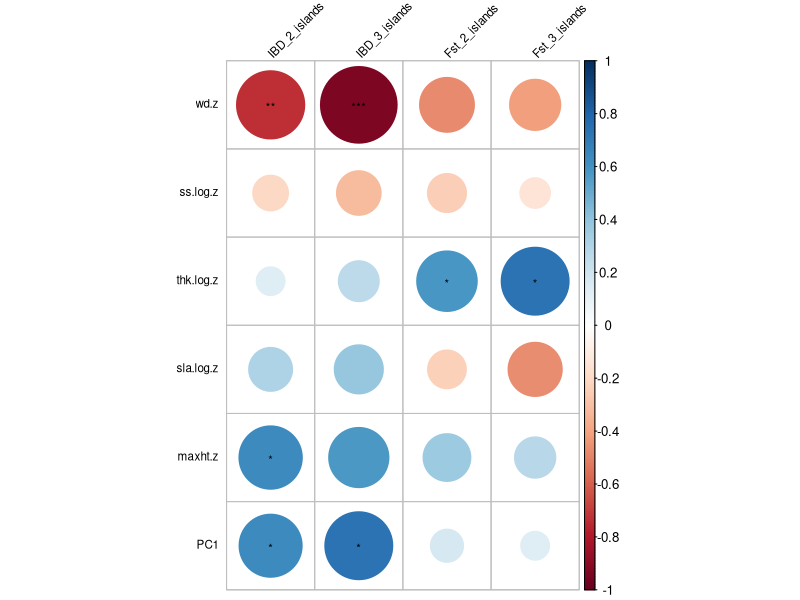
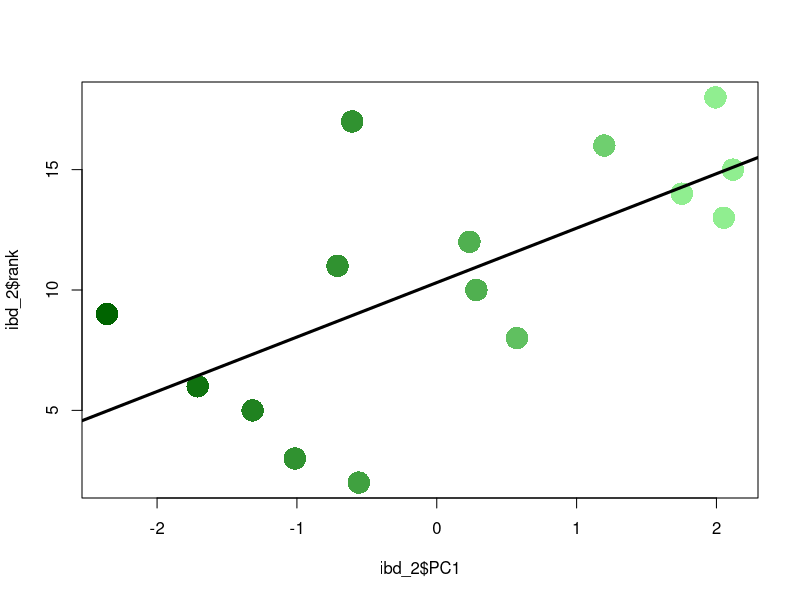
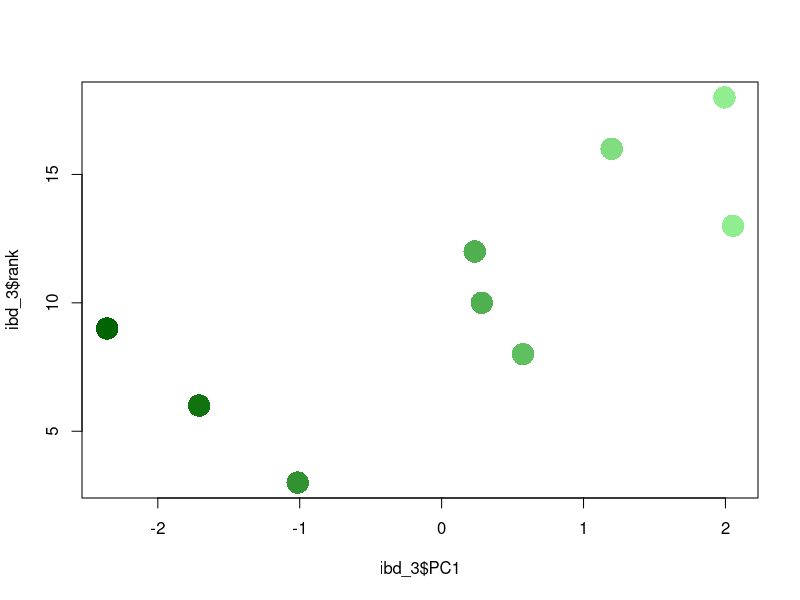

These charts were generated, in order, by the following R code: (Note: this script raises an error after producing the figures.)
library(corrplot)        

#### IBD versus traits ####
#load files
ibd<-read.csv("Data/IBD_acorss_islands.csv")
traits<-read.csv("Data/Original_trait_values.csv")
traits$thk.log.z[is.na(traits$thk.log.z)] <- 0

#rank IBD slope
ibd$rank<-rank(ibd$Slope)

#merge trait data to to IBD
ibd<-merge(ibd,traits,by='sp_code')

# ---------------------------------------------------------------------------
# Subset the data to keep only sites/populations with more than 1 or more
# than 2 islands, respectively. 
# ---------------------------------------------------------------------------
pops<-read.csv("Data/PopGen_stats_islands.csv")
n_islands <- aggregate(Island ~ sp_code,
          data = pops,
          FUN = function(x) length(unique(x)))
ibd$N_Islands <- n_islands$Island[match(ibd$sp_code,n_islands$sp_code)]
ibd$N_Islands[is.na(ibd$N_Islands)] <- 1

ibd_2 <- ibd[ibd$N_Islands > 1, ]
ibd_3 <- ibd[ibd$N_Islands > 2, ]

# ---------------------------------------------------------------------------
# Spearman correlations between Slope_maf and columns 24:30, using ibd_2
# (N_Islands > 1). For each column i, store the correlation estimate (rho)
# and p-value in vectors indexed by k.
# ---------------------------------------------------------------------------
slope_p.value_2 <- NULL
slope_estimate_2 <- NULL
k <- 1
  
for (i in c(17:22)) { #"ss.log.z","thk.log.z","sla.log.z","maxht.z","wd.z","PC1"
  cor <- cor.test(ibd_2$Slope, ibd_2[, i], method = 'spearman')
  slope_estimate_2[k] <- cor$estimate   # Spearman's rho
  slope_p.value_2[k] <- cor$p.value     # associated p-value
  k <- k + 1
}

# ---------------------------------------------------------------------------
# Same as above, but using ibd_3 (N_Islands > 2).
# ---------------------------------------------------------------------------
slope_p.value_3 <- NULL
slope_estimate_3 <- NULL
k <- 1
for (i in c(17:22)) {
  cor <- cor.test(ibd_3$Slope, ibd_3[, i], method = 'spearman')
  slope_estimate_3[k] <- cor$estimate
  slope_p.value_3[k] <- cor$p.value
  k <- k + 1
}

# ---------------------------------------------------------------------------
# Same procedure, but correlating Fst_maf_mean (instead of Slope_maf)
# against columns 24:30, using ibd_2 (N_Islands > 1).
# ---------------------------------------------------------------------------
Fst_p.value_2 <- NULL
Fst_estimate_2 <- NULL
k <- 1
for (i in c(17:22)) {
  cor <- cor.test(ibd_2$mean_fst, ibd_2[, i], method = 'spearman')
  Fst_estimate_2[k] <- cor$estimate
  Fst_p.value_2[k] <- cor$p.value
  k <- k + 1
}

# ---------------------------------------------------------------------------
# Same as above, but using ibd_3 (N_Islands > 2).
# ---------------------------------------------------------------------------
Fst_p.value_3 <- NULL
Fst_estimate_3 <- NULL
k <- 1
for (i in c(17:22)) {
  cor <- cor.test(ibd_3$mean_fst, ibd_3[, i], method = 'spearman')
  Fst_estimate_3[k] <- cor$estimate
  Fst_p.value_3[k] <- cor$p.value
  k <- k + 1
}

# ---------------------------------------------------------------------------
# Combine all four sets of correlation estimates (rho) into one matrix.
# Rows = the variables in columns 24:30 of ibd; columns = each
# combination of response variable (Slope_maf / Fst_maf_mean) and island
# threshold (>1 / >2).
# ---------------------------------------------------------------------------
cor_estimate <- as.matrix(cbind(slope_estimate_2, slope_estimate_3,
                                Fst_estimate_2, Fst_estimate_3))
rownames(cor_estimate) <- colnames(ibd)[c(17:22)]
colnames(cor_estimate) <- c('IBD_2_islands', 'IBD_3_islands',
                            'Fst_2_islands', 'Fst_3_islands')

# ---------------------------------------------------------------------------
# Same layout as cor_estimate, but storing the corresponding p-values
# instead of the correlation estimates.
# ---------------------------------------------------------------------------
cor_pvalues <- as.matrix(cbind(slope_p.value_2, slope_p.value_3,
                               Fst_p.value_2, Fst_p.value_3))
rownames(cor_pvalues) <- colnames(ibd)[c(17:22)]
colnames(cor_pvalues) <- c('IBD_2_islands', 'IBD_3_islands',
                           'Fst_2_islands', 'Fst_3_islands')

# ---------------------------------------------------------------------------
# Plot the correlation matrix as a corrplot, using p-values to mark
# significance.
#   - insig = 'label_sig'  -> non-significant cells are left blank/hidden,
#                              significant ones are flagged with sig symbols
#   - method = "circle"    -> circle size/color encodes correlation strength
#   - pch.cex / pch.col    -> size and color of the significance symbols
#   - addgrid.col          -> color of the grid lines between cells
#   - type = 'full'        -> display the full matrix (not just upper/lower
#                              triangle)
#   - diag = TRUE          -> include the diagonal
#   - sig.level            -> significance thresholds (0.001, 0.01, 0.05)
#                              used to determine number of sig. symbols
#   - tl.col/tl.srt/tl.cex -> text label color, rotation angle, and size
#                              for row/column labels
# ---------------------------------------------------------------------------
corrplot(cor_estimate,
         p.mat = cor_pvalues,
         insig = 'label_sig',
         method = "circle",
         pch.cex = .7,
         pch.col = "gray0",
         addgrid.col = "gray",
         type = 'full', diag = T, sig.level = c(0.001, 0.01, 0.05),
         tl.col = 'black', tl.srt = 45, tl.cex = 0.7
)

# ---------------------------------------------------------------------------
#Plot IBD rank versus traits species occuring in more then 1 islands
# ---------------------------------------------------------------------------

# Build a 10-step color gradient from dark green to light green
cols <- colorRampPalette(c("darkgreen", "lightgreen"))(10)

# Map PC1 values to colors
# Bin PC1 into 10 equal-width intervals and get, for each row, which bin
# (1-10) it falls into; this index is used to pick a color from 'cols'
col_index <- cut(ibd_2$PC1, breaks = 10, labels = FALSE)

# Plot IBD rank versus traits (PC1) with colored points
# Each point's color reflects its PC1 value (dark green = low, light green = high)
plot(ibd_2$PC1, ibd_2$rank,
     col = cols[col_index],
     pch = 16,   # solid filled circle
     cex = 3     # point size
)

# Add regression line
# Fit and overlay a linear regression of rankMaf on PC1
abline(lm(ibd_2$rank ~ ibd_2$PC1), lwd = 3)


# ---------------------------------------------------------------------------
# Plot IBD rank versus traits species occuring in more then 1 islands
# ---------------------------------------------------------------------------

# Rebuild the same 10-step color gradient (recomputed here, though it's
# identical to 'cols' above since the palette/breaks count don't change)
cols <- colorRampPalette(c("darkgreen", "lightgreen"))(10)

# Map PC1 values (for ibd_3 this time) to color bins
col_index <- cut(ibd_3$PC1, breaks = 10, labels = FALSE)

# Plot IBD rank versus traits (PC1) with colored points, for ibd_3
plot(ibd_3$PC1, ibd_3$rank,
     col = cols[col_index],
     pch = 16,
     cex = 3
)

# Add regression line
# NOTE: bug — this regresses ibd_3$rankMaf on ibd_2$PC1 (mismatched
# datasets). It should almost certainly be:
#   abline(lm(ibd_3$rankMaf ~ ibd_3$PC1), lwd = 3)
abline(lm(ibd_3$rank ~ ibd_2$PC1), lwd = 3)
